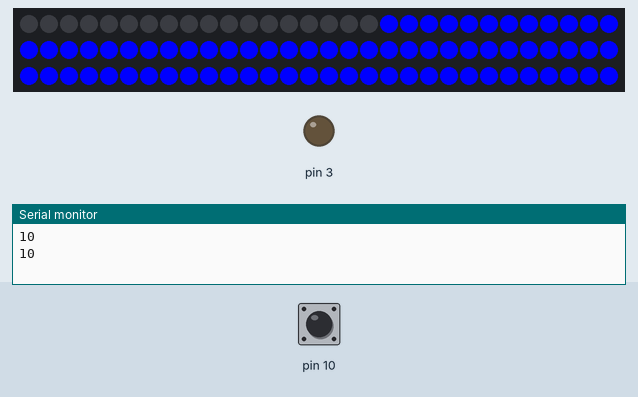
Recording of a sketch running on a simulated Arduino Uno, built with avr-gcc and run on an emulated ATmega328P. Parts: 90 RGB LEDs in strip order, left to right, continuing on the next row, output pins drawn as LEDs (lit = HIGH), the last lines printed to the serial monitor. Wiring (inferred from the names in the program): DS1307 clock at I2C address 0x68. The test bench sets the inputs (shaded band); at power-on: pin 10 HIGH. The local clock reads 2024-03-15 10:24:30 at power-on unless the sketch sets it.

Above: at 18.07 s.
18.1 s: pin 10 pulled LOW for 3 s
At 20.2 s:
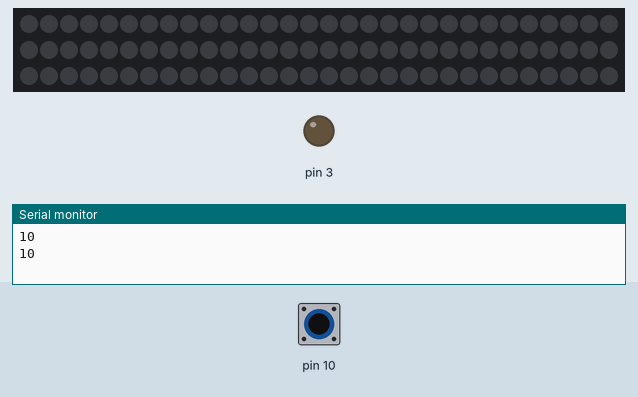
At 30.2 s:
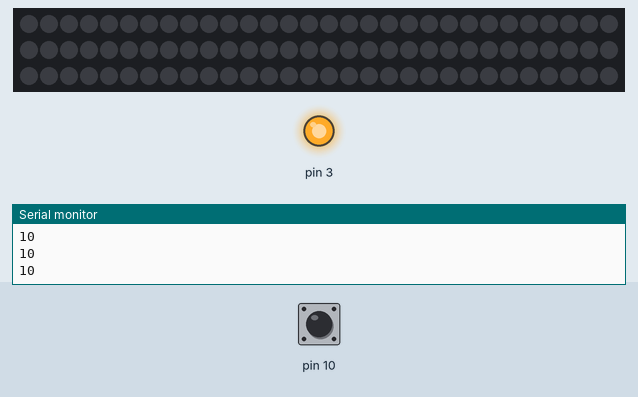
Timing chart, 0 to 31.8 s (numbered marks = the images above; inputs shaded):
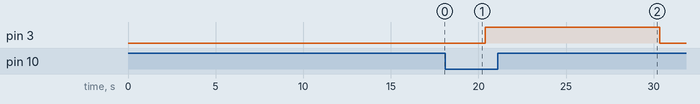

The sketch:

Pinnata.ino
```cpp
//Arduino 1.0+ Only
//Arduino 1.0+ Only

#include "Wire.h"
#include <Adafruit_NeoPixel.h>
#define DS1307_ADDRESS 0x68

Adafruit_NeoPixel pixels = Adafruit_NeoPixel(90, 6, NEO_GRB + NEO_KHZ800);

int second;
int minute;
int hour;

int time3  = 19;
int time2 = 17;
int time1 = 11;


void setup(){
  Wire.begin();
  Serial.begin(9600);
  pinMode(3,OUTPUT);
  pinMode(10,INPUT_PULLUP);
  digitalWrite(3,LOW);
  pixels.begin();
  for(int i = 0; i<90;i++){
    pixels.setPixelColor(i, pixels.Color(0, 0, 0));

  }
  pixels.show();
}

void loop(){

  delay(500);
  printDate();
  Serial.println(hour);
  if(digitalRead(10)==0){
   digitalWrite(3,HIGH);
  }else{
   digitalWrite(3,LOW);
  }

  for(int i=90;i>=0;i--){
    if(hour>=time1){
      pixels.setPixelColor(i, pixels.Color(0, 255,0));
    }
    if(hour>=time2){
      pixels.setPixelColor(i, pixels.Color(255, 255,0));
    }
    if(hour>=time3){
      pixels.setPixelColor(i, pixels.Color(255, 0,0));
    }
    if(hour<time1){
      pixels.setPixelColor(i, pixels.Color(0, 0,255));
    }
    delay(100);
    pixels.show();
  }
  for(int i = 0; i<90;i++){
    pixels.setPixelColor(i, pixels.Color(0, 0, 0));

  }
  pixels.show();

}

byte bcdToDec(byte val)  {
  // Convert binary coded decimal to normal decimal numbers
  return ( (val/16*10) + (val%16) );
}

void printDate(){

  // Reset the register pointer
  Wire.beginTransmission(DS1307_ADDRESS);

  byte zero = 0x00;
  Wire.write(zero);
  Wire.endTransmission();

  Wire.requestFrom(DS1307_ADDRESS, 7);

  second = bcdToDec(Wire.read());
  minute = bcdToDec(Wire.read());
  hour = bcdToDec(Wire.read() & 0b111111); //24 hour time
  int weekDay = bcdToDec(Wire.read()); //0-6 -> sunday - Saturday
  int monthDay = bcdToDec(Wire.read());
  int month = bcdToDec(Wire.read());
  int year = bcdToDec(Wire.read());

  //print the date EG   3/1/11 23:59:59
  /* Serial.print(month);
   Serial.print("/");
   Serial.print(monthDay);
   Serial.print("/");
   Serial.print(year);
   Serial.print(" ");
   Serial.print(hour);
   Serial.print(":");
   Serial.print(minute);
   Serial.print(":");
   Serial.println(second);*/

}
```

Measured:
- after the input at 18.1 s, pin 3: LOW → HIGH after 2.3 s, → LOW 9.9 s later
